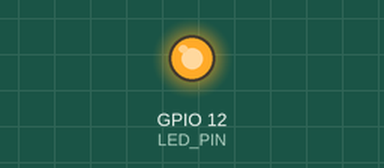
Simulated run of this program. Board: Raspberry Pi (BCM pin numbers). Shown: output pins drawn as LEDs (lit = HIGH).

Above: at 1.4 s.
At 3.9 s:
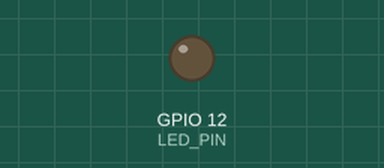
Timing chart, 0 to 7.0 s (numbered marks = the images above):
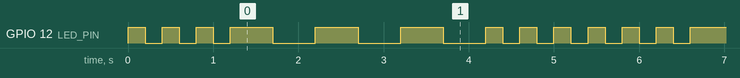

The program:

led_sos.py
```python
#! /usr/bin/python

import RPi.GPIO as GPIO
import time

LED_PIN = 12

GPIO.setwarnings(False)
GPIO.setmode(GPIO.BCM)
GPIO.setup(LED_PIN, GPIO.OUT)

def flash_slow():
    GPIO.output(LED_PIN, True)
    time.sleep(0.5)
    GPIO.output(LED_PIN, False)
    time.sleep(0.5)

def flash_fast():
    GPIO.output(LED_PIN, True)
    time.sleep(0.2)
    GPIO.output(LED_PIN, False)
    time.sleep(0.2)

while True:
    flash_fast()
    flash_fast()
    flash_fast()

    flash_slow()
    flash_slow()
    flash_slow()

    flash_fast()
    flash_fast()
    flash_fast()
```

Measured:
- by itself, GPIO 12 (LED_PIN): repeats every 5.4 s: 2 × (LOW 0.20 s, HIGH 0.20 s), LOW 0.20 s, 3 × (HIGH 0.50 s, LOW 0.50 s), 3 × (HIGH 0.20 s, LOW 0.20 s), HIGH 0.20 s
- by itself, everything shown: repeats every 5.4 s, in 18 steps
